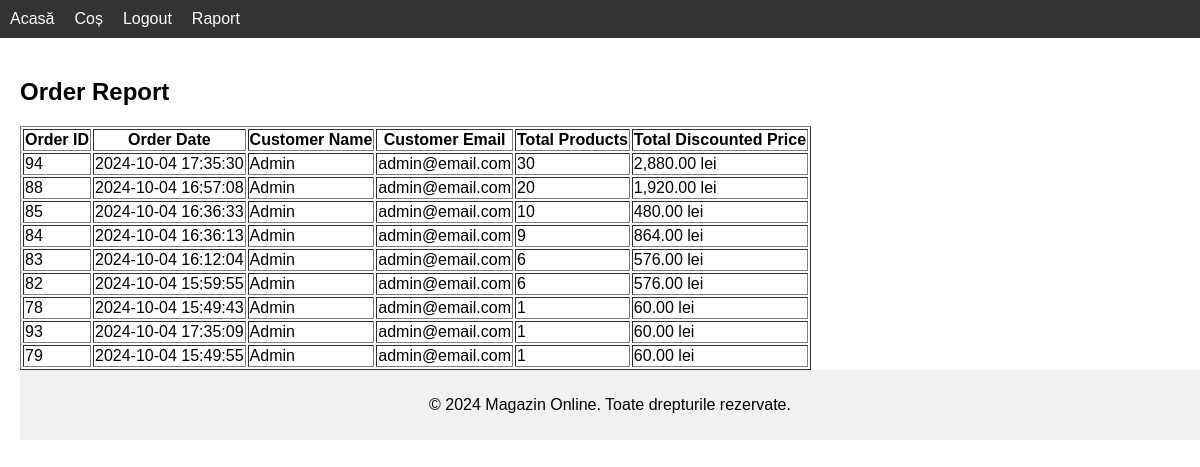
/report.php (signed in), run on the app's committed database.
### tables this page shows
CREATE TABLE IF NOT EXISTS `orders` (
  `id` int NOT NULL AUTO_INCREMENT,
  `user_id` int NOT NULL,
  `order_date` datetime NOT NULL,
  PRIMARY KEY (`id`),
  KEY `user_id` (`user_id`)
);

CREATE TABLE IF NOT EXISTS `users` (
  `id` int NOT NULL AUTO_INCREMENT,
  `name` varchar(100) NOT NULL,
  `email` varchar(100) NOT NULL,
  `password` varchar(255) NOT NULL,
  `phone` varchar(20) DEFAULT NULL,
  `address` varchar(255) DEFAULT NULL,
  `role` enum('client','admin') NOT NULL DEFAULT 'client',
  PRIMARY KEY (`id`),
  UNIQUE KEY `email` (`email`)
);

### report.php (the view, shortened to what this page needs)
<?php
include 'db_connect.php';
include 'includes/header.php';
$categoryQuery = "SELECT categories.id FROM categories
                  JOIN product_categories ON categories.id = product_categories.category_id
                  GROUP BY categories.id
                  HAVING COUNT(product_categories.product_id) > 3";
$categoryResult = $conn->query($categoryQuery);
$categoryIds = [];
while ($row = $categoryResult->fetch_assoc()) {
    $categoryIds[] = $row['id'];
}
$categoryIdsString = implode(',', $categoryIds);
$query = "SELECT orders.id AS order_id,
                 orders.order_date,
                 users.name,
                 users.email,
                 (SELECT SUM(order_items.quantity)
                  FROM order_items
                  WHERE order_items.order_id = orders.id) AS total_products,
                 SUM(CASE
                     -- Discount logic for categories 1 and 3
                     WHEN product_categories.category_id IN (1, 3) THEN
                         CASE
                             WHEN (products.price - 100) < 100 THEN products.price - 100
                             ELSE products.price
                         END
                     -- Discount logic for quantity > 5
                     WHEN order_items.quantity > 5 THEN
                         CASE
                             WHEN (products.price * 0.80) < 100 THEN products.price * 0.80
                             ELSE products.price
                         END
                     -- Discount logic for quantity > 3
                     WHEN order_items.quantity > 3 THEN
                         CASE
                             WHEN (products.price * 0.90) < 100 THEN products.price * 0.90
                             ELSE products.price
                         END
                     ELSE products.price
                 END * order_items.quantity) AS total_discounted_price
          FROM orders
          JOIN users ON orders.user_id = users.id
          JOIN order_items ON orders.id = order_items.order_id
          JOIN products ON order_items.product_id = products.id
          JOIN product_categories ON products.id = product_categories.product_id
          WHERE product_categories.category_id IN ($categoryIdsString)
            AND (
                -- Products that either cost < 100 before or after discounts
                products.price < 100
                OR
                -- Products that after applying discounts meet the condition of costing less than 100
                (product_categories.category_id IN (1, 3) AND (products.price - 100) < 100)
                OR (order_items.quantity > 5 AND (products.price * 0.80) < 100)
                OR (order_items.quantity > 3 AND (products.price * 0.90) < 100)
            )
          GROUP BY orders.id
          ORDER BY total_products DESC";
$result = $conn->query($query);
echo "<h2>Order Report</h2>";
if ($result->num_rows === 0) {
    echo "<p>No orders meet the specified criteria.</p>";
} else {
    echo "<table border='1'>
            <tr>
                <th>Order ID</th>
                <th>Order Date</th>
                <th>Customer Name</th>
                <th>Customer Email</th>
                <th>Total Products</th>
                <th>Total Discounted Price</th>
            </tr>";
    while ($row = $result->fetch_assoc()) {
        echo "<tr>
                <td>{$row['order_id']}</td>
                <td>{$row['order_date']}</td>
                <td>{$row['name']}</td>
                <td>{$row['email']}</td>
                <td>{$row['total_products']}</td>
                <td>" . number_format($row['total_discounted_price'], 2) . " lei</td>
              </tr>";
    }
    echo "</table>";
}
include 'includes/footer.php';
?>

### css/styles.css (style rules this page uses)
body { font-family: Arial, sans-serif; margin: 0; padding: 0; }

### data on the page
orders: id "94", order_date "2024-10-04 17:35:30", user.name "Admin", user.email "admin@email.com", total_products "30", total_discounted_price "2,880.00"
orders: id "88", order_date "2024-10-04 16:57:08", user.name "Admin", user.email "admin@email.com", total_products "20", total_discounted_price "1,920.00"
orders: id "85", order_date "2024-10-04 16:36:33", user.name "Admin", user.email "admin@email.com", total_products "10", total_discounted_price "480.00"
orders: id "84", order_date "2024-10-04 16:36:13", user.name "Admin", user.email "admin@email.com", total_products "9", total_discounted_price "864.00"
orders: id "83", order_date "2024-10-04 16:12:04", user.name "Admin", user.email "admin@email.com", total_products "6", total_discounted_price "576.00"
orders: id "82", order_date "2024-10-04 15:59:55", user.name "Admin", user.email "admin@email.com", total_products "6", total_discounted_price "576.00"
orders: id "78", order_date "2024-10-04 15:49:43", user.name "Admin", user.email "admin@email.com", total_products "1", total_discounted_price "60.00"
orders: id "93", order_date "2024-10-04 17:35:09", user.name "Admin", user.email "admin@email.com", total_products "1", total_discounted_price "60.00"
orders: id "79", order_date "2024-10-04 15:49:55", user.name "Admin", user.email "admin@email.com", total_products "1", total_discounted_price "60.00"
